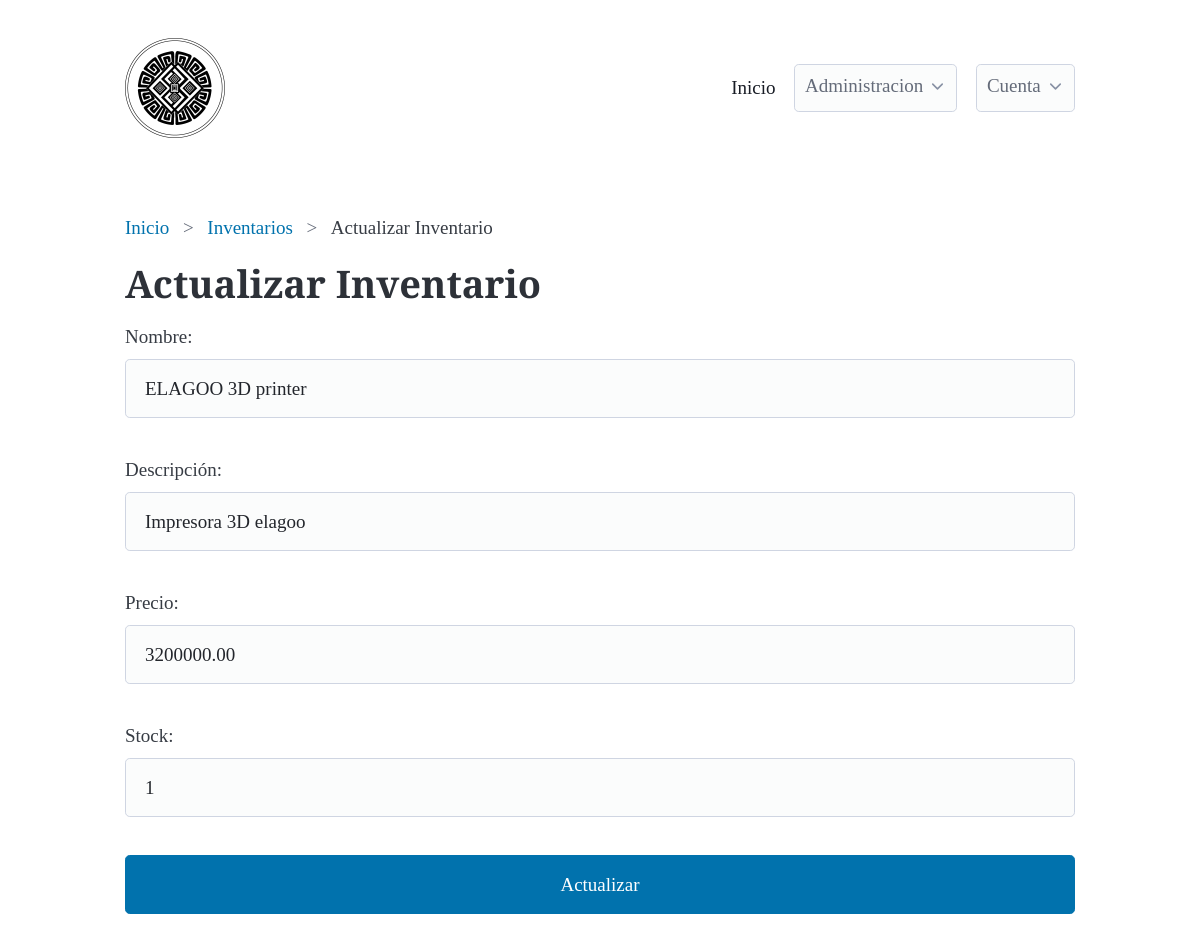
/inventories/inventories_update/1/ (signed in), run on the app's committed database.
### inventories/models.py (models this page shows, shortened)
class Inventory(models.Model):
    name = models.CharField(max_length=100)
    description = models.TextField()
    price = models.DecimalField(max_digits=10, decimal_places=2,validators=[MinValueValidator(0)])
    stock = models.IntegerField(validators=[MinValueValidator(0)])
    created_at = models.DateTimeField(auto_now_add=True)
    updated_at = models.DateTimeField(auto_now=True)

### inventories/views.py (the view)
# urls.py: path('inventories_update/<int:pk>/', views.InventoriesUpdateView.as_view(), name='inventories_update'),
class InventoriesUpdateView(LoginRequiredMixin, UpdateView):
    model = Inventory
    form_class = InventoryForm
    template_name = 'inventories/inventories_update.html'
    success_url = reverse_lazy('inventories:inventories_list')

### inventories/forms.py
class InventoryForm(forms.ModelForm):
    class Meta:
        model = Inventory
        fields = ['name', 'description', 'price', 'stock']
        labels = {
            'name': 'Nombre',
            'description': 'Descripción',
            'price': 'Precio',
            'stock': 'Stock'
        }
        widgets = {
            'name': forms.TextInput(attrs={'class': 'form-control'}),
            'description': forms.TextInput(attrs={'class': 'form-control'}),
            'price': forms.TextInput(attrs={'class': 'form-control'}),
            'stock': forms.TextInput(attrs={'class': 'form-control'}),
        }

### inventories/templates/inventories/inventories_update.html (shortened to what this page needs)
{% extends 'base.html' %}
{% block breadcrumb %}
<nav aria-label="breadcrumb">
    <ul>
       <li><a href="{% url 'dashboard:dashboard' %}">Inicio</a></li>
      <li><a href="{% url 'inventories:inventories_list' %}">Inventarios</a></li>
      <li>Actualizar Inventario</li>
    </ul>
  </nav>
{% endblock %}
{% block content %}
<h1>Actualizar Inventario</h1>
<form method="post">
    {{ form.as_p }}
    <button type="submit">Actualizar</button>
</form>
{% endblock %}

### static/css/style.css (style rules this page uses)
:root { font-family: 'Cormorant', serif; }
h1 { font-size: 2rem; font-weight: 700; font-family: 'Cormorant', serif; }
button { background-color: #927c3f; color: white; border: none; }

### data on the page
Inventory: name "ELAGOO 3D printer", description "Impresora 3D elagoo", price "3200000.00", stock "1"
